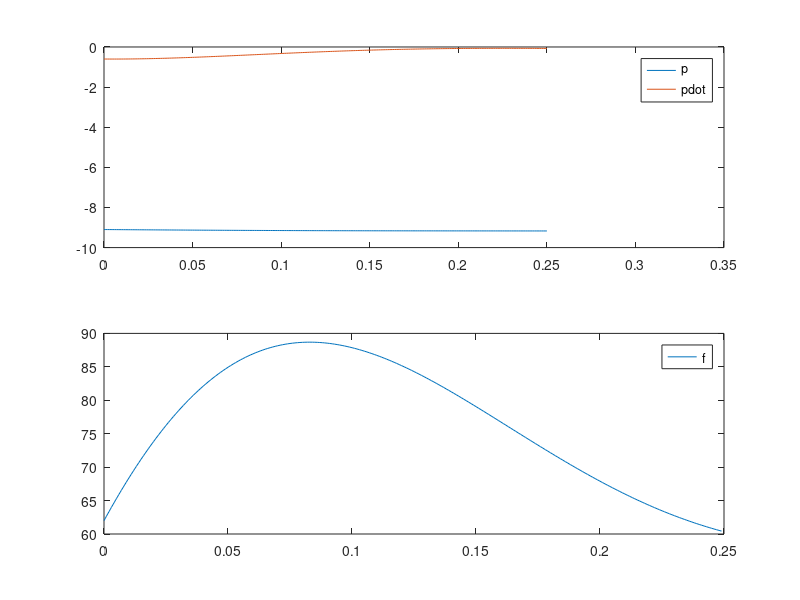

Recreate this plot in MATLAB.
function startercode193902
[T,X,U,XFORDISPLAY] = RunSimulation;
PlotResults(T,X,U);
p = mat2str(XFORDISPLAY(1),8)
pdot = mat2str(XFORDISPLAY(2),8)
end

function [actuators,data] = initControlSystem(sensors,references,parameters,data)
data.A = [0 1; 7/6 4/6];
data.B = [0;1/6];
data.C = [1,0];
data.xhat = [0;0];
data.u=0;
data.K = acker(data.A,data.B,[-1.5,-3]);
data.L = acker(data.A',data.C',[-3,-6])';
data.K
data.L
[actuators,data] = runControlSystem(sensors,references,parameters,data);
end

function [actuators,data] = runControlSystem(sensors,references,parameters,data)
u=-data.K*data.xhat;
y=sensors.pdot;
data.xhat=data.xhat+(data.A*data.xhat+data.B*u-data.L*(data.C*data.xhat-y))*parameters.tStep;
actuators.f= u-7*(-9)-1;
end

function [T,X,U,XFORDISPLAY] = RunSimulation
[t,x,tStep,nSteps,nStepsForDisplay] = InitSimulation;
T = t;
X = x;
U = [];
controller.init = @initControlSystem;
controller.run = @runControlSystem;
controller.sensors = GetSensors(t,x);
controller.references = struct;
controller.parameters = struct('tStep',tStep);
controller.data = struct;
[controller.actuators,controller.data] = ...
    controller.init(controller.sensors, ...
                    controller.references, ...
                    controller.parameters, ...
                    controller.data);
for iStep = 1:nSteps
    u = GetInput(controller.actuators);
    [t,x] = ode45(@(t,x) GetXDot(t,x,u),[t t+tStep],x);
    t = t(end);
    x = x(end,:)';
    controller.sensors = GetSensors(t,x);
    [controller.actuators,controller.data] = ...
    controller.run(controller.sensors, ...
                    controller.references, ...
                    controller.parameters, ...
                    controller.data);
    T = [T t];
    X = [X x];
    U = [U u];
    if iStep==nStepsForDisplay
        XFORDISPLAY = x;
    end
end
end

function [t,x,tStep,nSteps,nStepsForDisplay] = InitSimulation
t = 0;
x = [-9.10; -0.60];
tStep = 0.001;
nStepsForDisplay = 25;
nSteps = 250;
end

function u = GetInput(actuators)
u = actuators.f;
end

function sensors = GetSensors(t,x)
sensors.t = t;
sensors.pdot = x(2);
end

function xdot = GetXDot(t,x,u)
xdot = [x(2); (1/6)*(-(-4*x(2)+-7*x(1)+-1)+u(1))];
end

function PlotResults(T,X,U)
clf;
subplot(2,1,1);
plot(T,X);
legend('p','pdot');
subplot(2,1,2);
plot(T(1:end-1),U);
legend('f');
end
